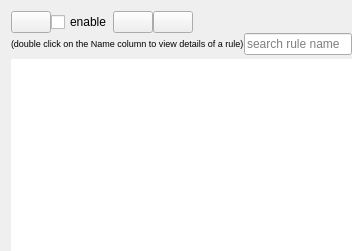
     <widget class="QWidget" name="tab_3">
      <attribute name="icon">
       <iconset theme="address-book-new">
        <normaloff>../../../../../../../../.designer/backup</normaloff>../../../../../../../../.designer/backup</iconset>
      </attribute>
      <attribute name="title">
       <string>Rules</string>
      </attribute>
      <layout class="QVBoxLayout" name="verticalLayout_2">
       <property name="spacing">
        <number>0</number>
       </property>
       <property name="rightMargin">
        <number>0</number>
       </property>
       <property name="bottomMargin">
        <number>0</number>
       </property>
       <item>
        <layout class="QHBoxLayout" name="rulesToolbarLayout">
         <item>
          <widget class="QPushButton" name="cmdRulesBack">
           <property name="text">
            <string/>
           </property>
           <property name="icon">
            <iconset theme="go-previous">
             <normaloff>../../../../../../../../../../../../../../../../../../../../../../../../../../.designer/backup</normaloff>../../../../../../../../../../../../../../../../../../../../../../../../../../.designer/backup</iconset>
           </property>
          </widget>
         </item>
         <item>
          <widget class="QCheckBox" name="enableRuleCheck">
           <property name="text">
            <string>enable</string>
           </property>
          </widget>
         </item>
         <item>
          <widget class="QPushButton" name="editRuleButton">
           <property name="text">
            <string/>
           </property>
           <property name="icon">
            <iconset theme="accessories-text-editor">
             <normaloff>../../../../../../../../../../../../../../../../../../../../../../../../../../.designer/backup</normaloff>../../../../../../../../../../../../../../../../../../../../../../../../../../.designer/backup</iconset>
           </property>
          </widget>
         </item>
         <item>
          <widget class="QPushButton" name="delRuleButton">
           <property name="text">
            <string/>
           </property>
           <property name="icon">
            <iconset theme="edit-delete">
             <normaloff>../../../../../../../../../../../../../../../../../../../../../../../../../../../../../../../../.designer/backup</normaloff>../../../../../../../../../../../../../../../../../../../../../../../../../../../../../../../../.designer/backup</iconset>
           </property>
          </widget>
         </item>
         <item>
          <widget class="QLabel" name="nodeRuleLabel">
           <property name="text">
            <string/>
           </property>
          </widget>
         </item>
         <item>
          <widget class="QLabel" name="ruleLabel">
           <property name="text">
            <string/>
           </property>
          </widget>
         </item>
         <item>
          <spacer name="horizontalSpacer_8">
           <property name="orientation">
            <enum>Qt::Horizontal</enum>
           </property>
           <property name="sizeHint" stdset="0">
            <size>
             <width>40</width>
             <height>20</height>
            </size>
           </property>
          </spacer>
         </item>
        </layout>
       </item>
       <item>
        <layout class="QHBoxLayout" name="horizontalLayout_8">
         <item>
          <widget class="QLabel" name="tipRulesLabel">
           <property name="text">
            <string>&lt;html&gt;&lt;head/&gt;&lt;body&gt;&lt;p&gt;&lt;span style=&quot; font-size:7pt;&quot;&gt;(double click on the Name column to view details of a rule)&lt;/span&gt;&lt;/p&gt;&lt;/body&gt;&lt;/html&gt;</string>
           </property>
           <property name="textFormat">
            <enum>Qt::RichText</enum>
           </property>
          </widget>
         </item>
         <item>
          <widget class="QLineEdit" name="rulesFilterLine">
           <property name="sizePolicy">
            <sizepolicy hsizetype="Preferred" vsizetype="Fixed">
             <horstretch>100</horstretch>
             <verstretch>0</verstretch>
            </sizepolicy>
           </property>
           <property name="inputMask">
            <string/>
           </property>
           <property name="placeholderText">
            <string>search rule name</string>
           </property>
          </widget>
         </item>
        </layout>
       </item>
       <item>
        <layout class="QHBoxLayout" name="horizontalLayout_16">
         <property name="spacing">
          <number>2</number>
         </property>
         <property name="topMargin">
          <number>4</number>
         </property>
         <item>
          <widget class="QTableView" name="rulesTable">
           <property name="frameShape">
            <enum>QFrame::NoFrame</enum>
           </property>
           <property name="frameShadow">
            <enum>QFrame::Plain</enum>
           </property>
           <property name="horizontalScrollMode">
            <enum>QAbstractItemView::ScrollPerPixel</enum>
           </property>
          </widget>
         </item>
        </layout>
       </item>
      </layout>
     </widget>
